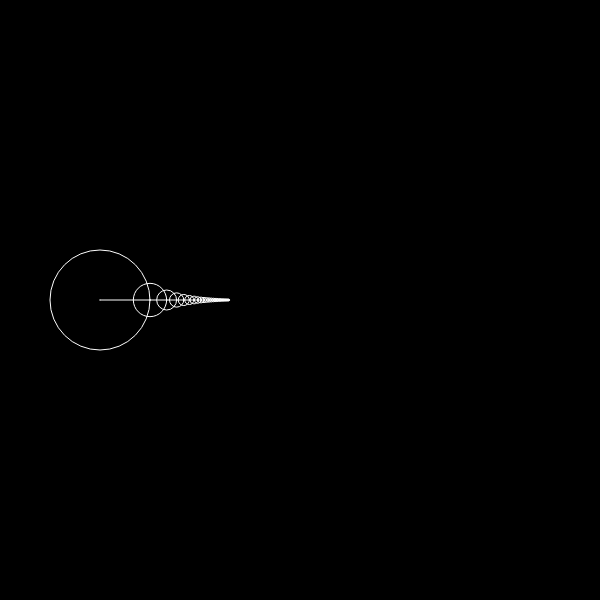
Frame 1 (no input)
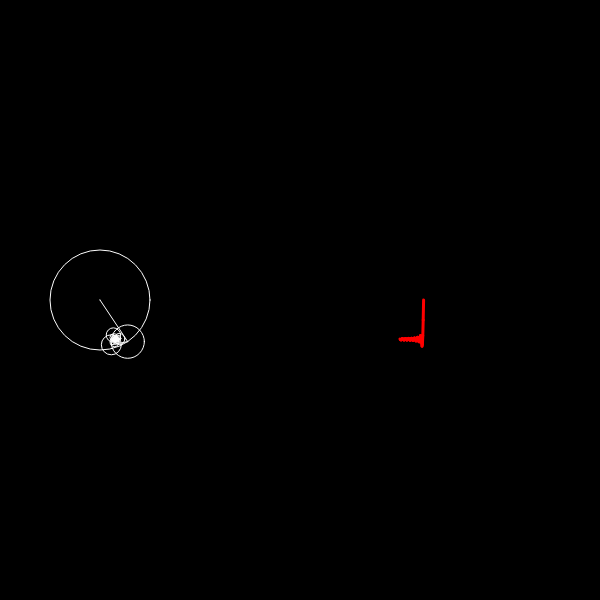
Frame 60 (no input)
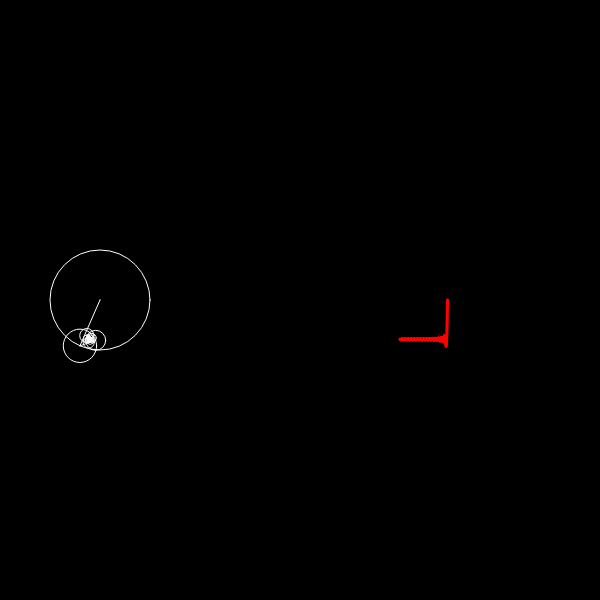
Frame 120 (the mouse pressed at the canvas centre since frame 60)

The p5.js sketch that drew these frames (run headless with seeded random() and noise() and a simulated clock; from frame 60 on, the mouse is pressed at the canvas centre):

// p5.js sketch
// ── sketch.js
carre=[];
precision=50
for (let i=0;i<precision;i++){
	if (i%2==0){carre.push(0)}else{carre.push(1/i)}
}
tria=[];
for (let i=0;i<precision;i++){
	if (i%2==0){tria.push(0)}else{tria.push((-1)**(Math.floor(i/2))/i**2)}
}
dentScie=[0];
for (let i=1;i<precision;i++){
	dentScie.push((-1)**(i+1)/i)
}
points=[]
t=0
facteur=50
nbr=500
signal='carre'
function setup(){
	createCanvas(600,600);

}
transform=[]
function draw(){
	if (signal=='carre'){transform=carre;}
	else if (signal=='triangle'){transform=tria;}
	else if (signal=='dentScie'){transform=dentScie;}
	push()
	strokeWeight(1)
	noFill()
	background(0);
	stroke(255);
	translate(100,300)
	y=0;
	for (let w=0;w<transform.length;w++){
		ampli=transform[w];
		ellipse(0,0,2*ampli*facteur,2*ampli*facteur);
		dx=facteur*ampli*cos(w*t)
		dy=facteur*ampli*sin(w*t)
		y+=dy;
		line(0,0,dx,dy)
		translate(dx,dy)
	}
	line()
	if (frameRate()!=0){dt=1/frameRate();t+=dt}else{dt=0}
	points.push(y)
	pop()
	translate(400,300)
	x=0
	dx=0.4
	strokeWeight(3)
	stroke(255,0,0)
	if (points.length>nbr){points.splice(0,1);}
	for (let i=points.length-1;i>=0;i--){
		line(x,points[i],x+dx,points[i-1])
		x+=dx
	}
}
